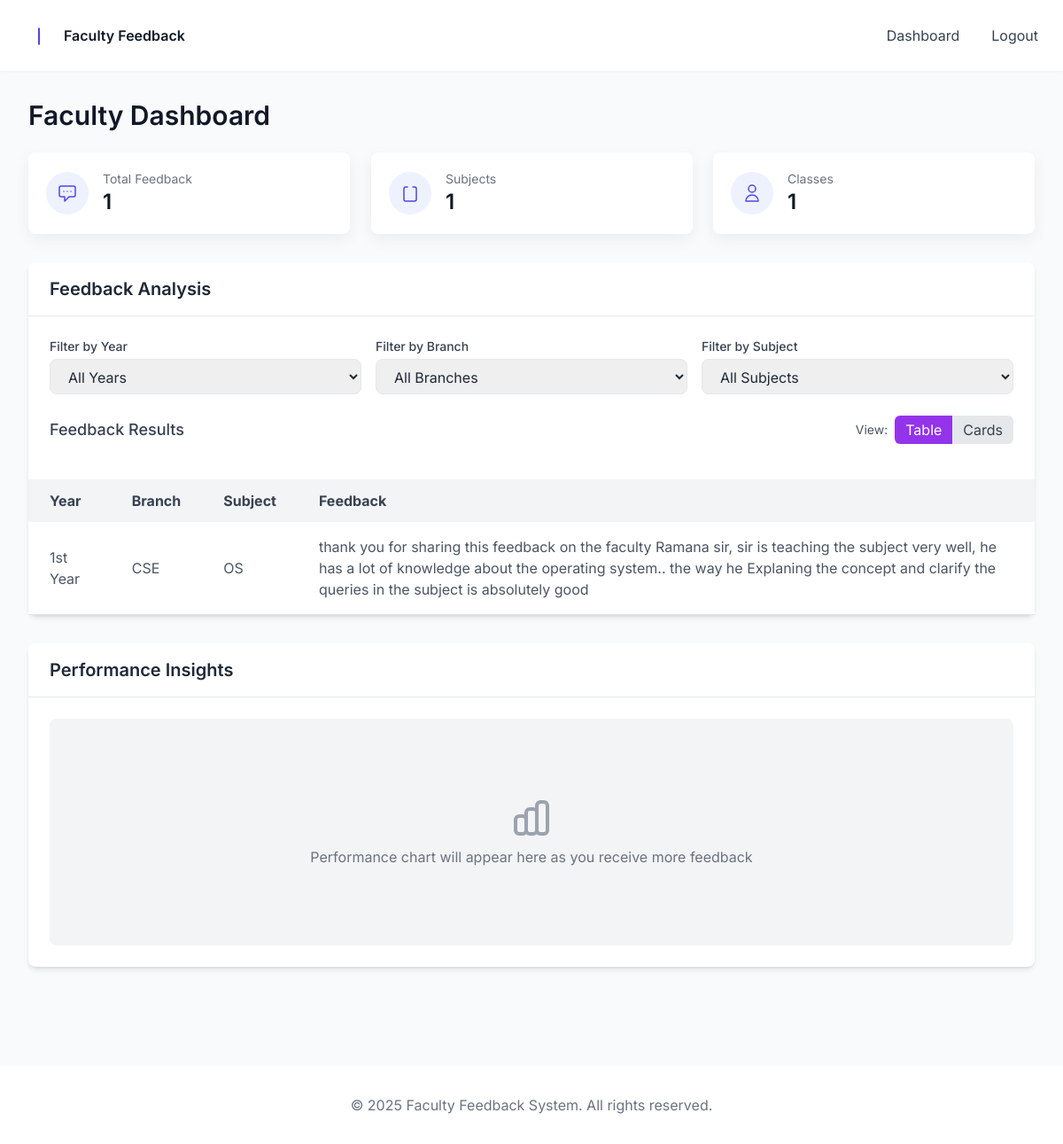
Page /dashboard_faculty (signed in) on the committed database.
### tables this page shows
CREATE TABLE feedback (id INTEGER PRIMARY KEY, student_id INTEGER, faculty_id INTEGER, year TEXT, branch TEXT, subject TEXT, feedback_text TEXT);

### app.py (the view)
@app.route('/dashboard_faculty', methods=['GET', 'POST'])
def dashboard_faculty():
    if 'user' not in session or session['user'] != 'faculty':
        return redirect(url_for('login'))
    conn = sqlite3.connect('database.db')
    c = conn.cursor()
    c.execute('SELECT year, branch, subject, feedback_text FROM feedback WHERE faculty_id = ?', (session['user_id'],))
    feedbacks = c.fetchall()
    conn.close()
    return render_template('dashboard_faculty.html', feedbacks=feedbacks)

### templates/dashboard_faculty.html (shortened to what this page needs)
{% extends "base.html" %}
{% block content %}
<div class="site-container">
    <header class="mb-6">
        <h1 class="text-2xl md:text-3xl font-semibold text-gray-900">Faculty Dashboard</h1>
    </header>
    <div class="grid grid-cols-1 md:grid-cols-3 gap-6 mb-8">
        <div class="card p-5">
            <div class="flex items-center">
                <div class="p-3 rounded-full bg-indigo-50 text-indigo-600">
                    <svg xmlns="http://www.w3.org/2000/svg" class="h-6 w-6" fill="none" viewBox="0 0 24 24" stroke="currentColor">
                        <path stroke-linecap="round" stroke-linejoin="round" stroke-width="1.5" d="M8 10h.01M12 10h.01M16 10h.01M9 16H5a2 2 0 01-2-2V6a2 2 0 012-2h14a2 2 0 012 2v8a2 2 0 01-2 2h-5l-5 5v-5z" />
                    </svg>
                </div>
                <div class="ml-4">
                    <h2 class="text-gray-500 text-sm">Total Feedback</h2>
                    <p class="text-2xl font-semibold text-gray-900">{{ feedbacks|length }}</p>
                </div>
            </div>
        </div>
        <div class="card p-5">
            <div class="flex items-center">
                <div class="p-3 rounded-full bg-indigo-50 text-indigo-600">
                    <svg xmlns="http://www.w3.org/2000/svg" class="h-6 w-6" fill="none" viewBox="0 0 24 24" stroke="currentColor">
                        <path stroke-linecap="round" stroke-linejoin="round" stroke-width="1.5" d="M9 5H7a2 2 0 00-2 2v12a2 2 0 002 2h10a2 2 0 002-2V7a2 2 0 00-2-2h-2" />
                    </svg>
                </div>
                <div class="ml-4">
                    <h2 class="text-gray-500 text-sm">Subjects</h2>
                    <p class="text-2xl font-semibold text-gray-900" id="uniqueSubjectsCount"></p>
                </div>
            </div>
        </div>
        <div class="card p-5">
            <div class="flex items-center">
                <div class="p-3 rounded-full bg-indigo-50 text-indigo-600">
                    <svg xmlns="http://www.w3.org/2000/svg" class="h-6 w-6" fill="none" viewBox="0 0 24 24" stroke="currentColor">
                        <path stroke-linecap="round" stroke-linejoin="round" stroke-width="1.5" d="M16 7a4 4 0 11-8 0 4 4 0 018 0zM12 14a7 7 0 00-7 7h14a7 7 0 00-7-7z" />
                    </svg>
                </div>
                <div class="ml-4">
                    <h2 class="text-gray-500 text-sm">Classes</h2>
                    <p class="text-2xl font-semibold text-gray-900" id="uniqueClassesCount"></p>
                </div>
            </div>
        </div>
    </div>
    <div class="bg-white rounded-lg shadow-md mb-8">
        <div class="border-b border-gray-200 px-6 py-4">
            <h2 class="text-xl font-semibold text-gray-800">Feedback Analysis</h2>
        </div>
        <div class="p-6">
            <div class="grid grid-cols-1 md:grid-cols-3 gap-4 mb-6">
                <div>
                    <label for="yearFilter" class="block text-sm font-medium text-gray-700 mb-1">Filter by Year</label>
                    <select id="yearFilter" class="w-full px-4 py-2 border rounded-lg focus:outline-none focus:ring-2 focus:ring-purple-500">
                        <option value="all">All Years</option>
                    </select>
                </div>
                <div>
                    <label for="branchFilter" class="block text-sm font-medium text-gray-700 mb-1">Filter by Branch</label>
                    <select id="branchFilter" class="w-full px-4 py-2 border rounded-lg focus:outline-none focus:ring-2 focus:ring-purple-500">
                        <option value="all">All Branches</option>
                    </select>
                </div>
                <div>
                    <label for="subjectFilter" class="block text-sm font-medium text-gray-700 mb-1">Filter by Subject</label>
                    <select id="subjectFilter" class="w-full px-4 py-2 border rounded-lg focus:outline-none focus:ring-2 focus:ring-purple-500">
                        <option value="all">All Subjects</option>
                    </select>
                </div>
            </div>
            <div class="flex justify-between items-center mb-4">
                <h3 class="text-lg font-medium text-gray-700">Feedback Results</h3>
                <div class="flex items-center">
                    <span class="text-sm text-gray-600 mr-2">View:</span>
                    <button id="viewTable" class="px-3 py-1 bg-purple-600 text-white rounded-l-md focus:outline-none">Table</button>
                    <button id="viewCards" class="px-3 py-1 bg-gray-200 text-gray-700 rounded-r-md focus:outline-none">Cards</button>
                </div>
            </div>
        </div>
        <div id="tableView" class="overflow-x-auto">
            {% if feedbacks %}
                <table class="min-w-full bg-white" id="feedbackTable">
                    <thead>
                        <tr class="bg-gray-100 text-gray-700">
                            <th class="py-3 px-6 text-left">Year</th>
                            <th class="py-3 px-6 text-left">Branch</th>
                            <th class="py-3 px-6 text-left">Subject</th>
                            <th class="py-3 px-6 text-left">Feedback</th>
                        </tr>
                    </thead>
                    <tbody class="text-gray-600">
                        {% for feedback in feedbacks %}
                            <tr class="border-b border-gray-200 hover:bg-gray-50" data-year="{{ feedback[0] }}" data-branch="{{ feedback[1] }}" data-subject="{{ feedback[2] }}">
                                <td class="py-4 px-6">{{ feedback[0] }}</td>
                                <td class="py-4 px-6">{{ feedback[1] }}</td>
                                <td class="py-4 px-6">{{ feedback[2] }}</td>
                                <td class="py-4 px-6">{{ feedback[3] }}</td>
                            </tr>
                        {% endfor %}
                    </tbody>
                </table>
            {% endif %}
        </div>
    </div>
    <div class="bg-white rounded-lg shadow-md mb-8">
        <div class="border-b border-gray-200 px-6 py-4"><h2 class="text-xl font-semibold text-gray-800">Performance Insights</h2></div>
        <div class="p-6">
            <div class="flex justify-center">
                <div class="w-full h-64 bg-gray-100 rounded-lg flex items-center justify-center">
                    <div class="text-center">
                        <p class="text-gray-500 mt-2">Performance chart will appear here as you receive more feedback</p>
                    </div>
                </div>
            </div>
        </div>
    </div>
</div>
{% endblock %}

### static/css/style.css (style rules this page uses)
:root { --color-primary: #4f46e5; --color-primary-600: #4338ca; --color-muted: #6b7280; --card-shadow: 0 6px 18px rgba(15,23,42,0.06); }
.card { background: #fff; border-radius: 0.5rem; box-shadow: var(--card-shadow); transition: transform 200ms ease, box-shadow 200ms ease; will-change: transform; }
body { -webkit-font-smoothing:antialiased; -moz-osx-font-smoothing:grayscale; }
.site-container { max-width: 96rem; margin-left: auto; margin-right: auto; padding-left: 1rem; padding-right: 1rem; }

### templates/base.html (style rules this page uses)
html,body { font-family:Inter,system-ui,-apple-system,'Segoe UI',Roboto,Arial; }

### rows in the picture
feedback: year "1st Year", branch "CSE", subject "OS", feedback_text "thank you for sharing this feedback on the faculty Ramana sir, sir is teaching the subject very well, he has a lot of knowledge about the operating system.. the way he Explaning the concept and clarify the queries in the subject is absolutely good"

### other values in the picture
{{ feedbacks|length }} "1"
